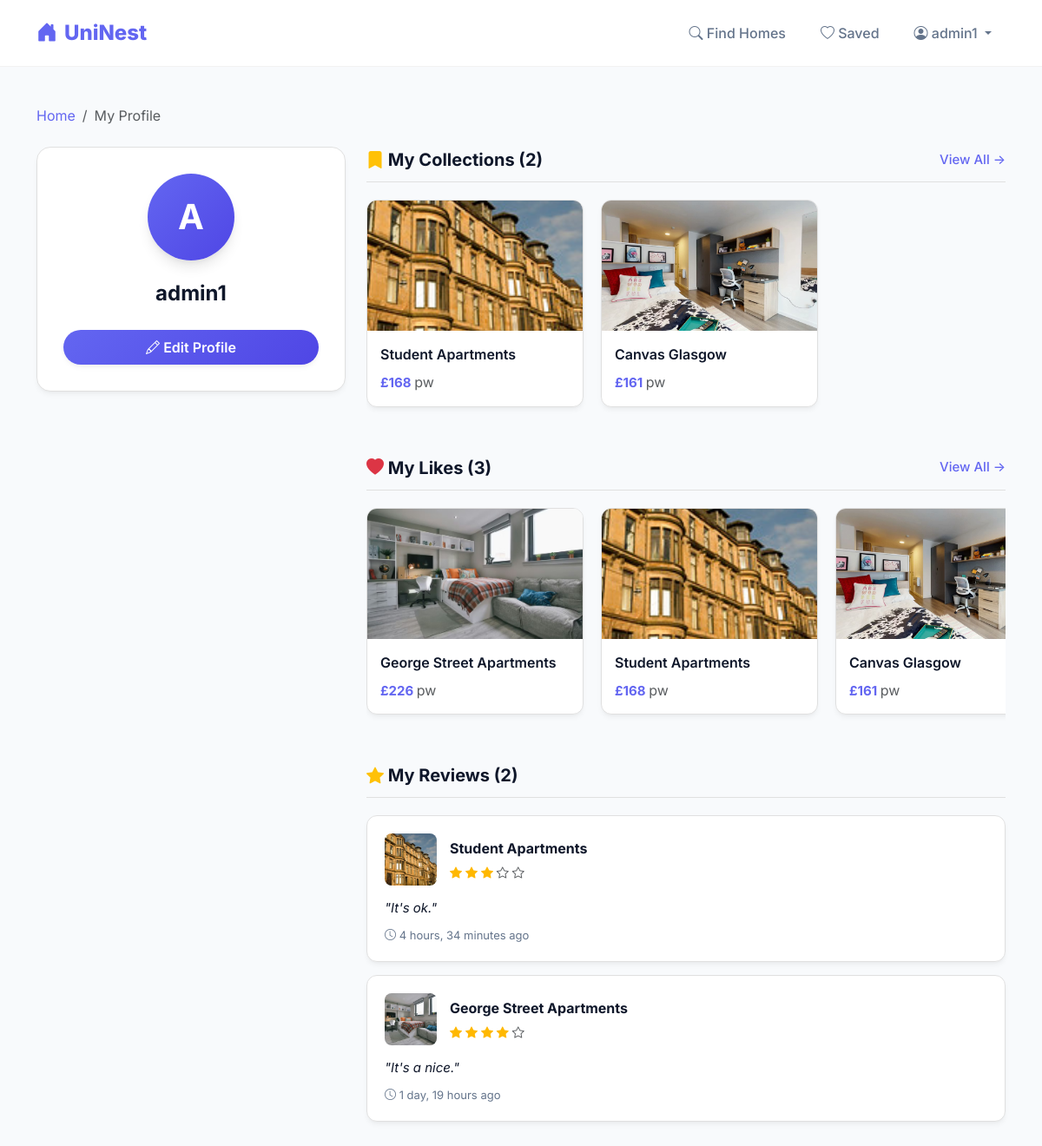
The app's page /dashboard/user/ (signed in) with its own data.
### properties/models.py (models this page shows, shortened)
class User(AbstractUser):
    ROLE_CHOICES = (
        ('user', 'Student User'),
        ('agency', 'Agency'),
        ('admin', 'Administrator'),
    )
    role = models.CharField(max_length=10, choices=ROLE_CHOICES, default='user')

class Property(models.Model):
    title = models.CharField(max_length=200)
    description = models.TextField()
    price = models.IntegerField(verbose_name="Price (£/week)")
    zip_code = models.CharField(max_length=10)
    image = models.ImageField(upload_to="images/", blank=True, null=True)
    user = models.ForeignKey(User, on_delete=models.CASCADE)
    created_at = models.DateTimeField(auto_now_add=True)
    address = models.CharField(max_length=300, blank=True, verbose_name="Full Address")
    area = models.CharField(max_length=100, blank=True, null=True)
    latitude = models.DecimalField(max_digits=9, decimal_places=7, null=True, blank=True, verbose_name="Latitude")
    longitude = models.DecimalField(max_digits=10, decimal_places=7, null=True, blank=True, verbose_name="Longitude")
    distance_from_campus = models.CharField(max_length=50, blank=True, verbose_name="Distance from Campus")

class Review(models.Model):
    RATING_CHOICES = (
        (1, "1 Star"),
        (2, "2 Stars"),
        (3, "3 Stars"),
        (4, "4 Stars"),
        (5, "5 Stars"),
    )
    user = models.ForeignKey(User, on_delete=models.CASCADE)
    property = models.ForeignKey(Property, on_delete=models.CASCADE, related_name='reviews')
    rating = models.IntegerField(choices=RATING_CHOICES)
    comment = models.TextField(max_length=300)
    created_at = models.DateTimeField(auto_now_add=True)
    updated_at = models.DateTimeField(auto_now=True)
    class Meta:
        unique_together = ('user', 'property')
        ordering = ['-created_at']

### properties/views.py (the view)
# urls.py: path('dashboard/user/', views.user_dashboard, name='user_dashboard'),
@login_required
def user_dashboard(request):
    profile, created = UserProfile.objects.get_or_create(user=request.user)
    my_collections_count = Collection.objects.filter(user=request.user).count()
    my_likes_count = Like.objects.filter(user=request.user).count()
    my_reviews_count = Review.objects.filter(user=request.user).count()
    recent_collections = Property.objects.filter(
        collected_by__user=request.user
    ).order_by('-collected_by__created_at')[:3]
    recent_likes = Property.objects.filter(
        likes__user=request.user
    ).order_by('-likes__created_at')[:3]
    recent_reviews = Review.objects.filter(
        user=request.user
    ).select_related('property').order_by('-created_at')[:3]
    context = {
        'profile': profile,
        'my_collections_count': my_collections_count,
        'my_likes_count': my_likes_count,
        'my_reviews_count': my_reviews_count,
        'recent_collections': recent_collections,
        'recent_likes': recent_likes,
        'recent_reviews': recent_reviews,
    }
    return render(request, "dashboards/user_dashboard.html", context)

### properties/templates/dashboards/user_dashboard.html (shortened to what this page needs)
{% extends 'base/base.html' %}
{% block content %}
<div class="container py-4">
    <nav aria-label="breadcrumb" class="mb-4">
        <ol class="breadcrumb">
            <li class="breadcrumb-item"><a href="{% url 'home' %}" class="text-decoration-none" style="color: var(--primary-color);">Home</a></li>
            <li class="breadcrumb-item active" aria-current="page">My Profile</li>
        </ol>
    </nav>
    <div class="row">
        <div class="col-lg-4 mb-4 animate-fade-in-up">
            <div class="profile-card position-sticky" style="top: 90px;">
                {% if profile.avatar %}
                    <img src="{{ profile.avatar.url }}" alt="Avatar" class="avatar-image">
                {% else %}
                    <div class="avatar-circle">
                        {{ user.username.0|upper }}
                    </div>
                {% endif %}
                <div class="username">{{ user.username }}</div>
                <a href="{% url 'edit_user_profile' %}" class="btn btn-primary-custom w-100"><i class="bi bi-pencil"></i> Edit Profile</a>
            </div>
        </div>
        <div class="col-lg-8 animate-fade-in-up delay-100">
            <div class="section-header mt-0">
                <div class="section-title"><i class="bi bi-bookmark-fill text-warning"></i> My Collections ({{ my_collections_count }})</div>
                <a href="{% url 'my_collection' %}?from=dashboard" class="view-all">View All →</a>
            </div>
            {% if recent_collections %}
                <div class="scroll-container">
                    {% for property in recent_collections %}
                    <a href="{% url 'property_detail' property.id %}" style="text-decoration: none; color: inherit;">
                        <div class="property-card">
                            {% if property.image %}
                                <img src="{{ property.image.url }}" alt="{{ property.title }}" class="property-image">
                            {% else %}
                                <div class="property-image d-flex align-items-center justify-content-center"><i class="bi bi-image text-muted fs-3"></i></div>
                            {% endif %}
                            <div class="property-info">
                                <div class="property-title">{{ property.title }}</div>
                                <div class="property-price">£{{ property.price }} <span class="text-muted fw-normal fs-6">pw</span></div>
                            </div>
                        </div>
                    </a>
                    {% endfor %}
                </div>
            {% else %}
                <div class="empty-state">
                    <i class="bi bi-bookmark text-muted fs-1 mb-3 d-block"></i>
                    No collections yet
                </div>
            {% endif %}
            <div class="section-header">
                <div class="section-title"><i class="bi bi-heart-fill text-danger"></i> My Likes ({{ my_likes_count }})</div>
                <a href="{% url 'my_likes' %}?from=dashboard" class="view-all">View All →</a>
            </div>
            {% if recent_likes %}
                <div class="scroll-container">
                    {% for property in recent_likes %}
                    <a href="{% url 'property_detail' property.id %}" style="text-decoration: none; color: inherit;">
                        <div class="property-card">
                            {% if property.image %}
                                <img src="{{ property.image.url }}" alt="{{ property.title }}" class="property-image">
                            {% else %}
                                <div class="property-image d-flex align-items-center justify-content-center"><i class="bi bi-image text-muted fs-3"></i></div>
                            {% endif %}
                            <div class="property-info">
                                <div class="property-title">{{ property.title }}</div>
                                <div class="property-price">£{{ property.price }} <span class="text-muted fw-normal fs-6">pw</span></div>
                            </div>
                        </div>
                    </a>
                    {% endfor %}
                </div>
            {% else %}
                <div class="empty-state">
                    <i class="bi bi-heart text-muted fs-1 mb-3 d-block"></i>
                    No likes yet
                </div>
            {% endif %}
            <div class="section-header">
                <div class="section-title"><i class="bi bi-star-fill text-warning"></i> My Reviews ({{ my_reviews_count }})</div>
            </div>
            {% if recent_reviews %}
                {% for review in recent_reviews %}
                <a href="{% url 'property_detail' review.property.id %}" style="text-decoration: none; color: inherit;">
                    <div class="review-card">
                        <div class="review-header">
                            {% if review.property.image %}
                                <img src="{{ review.property.image.url }}" alt="{{ review.property.title }}" class="review-property-image">
                            {% else %}
                                <div class="review-property-image d-flex align-items-center justify-content-center"><i class="bi bi-image text-muted"></i></div>
                            {% endif %}
                            <div>
                                <div class="property-title fw-bold m-0">{{ review.property.title }}</div>
                                <div class="review-rating">
                                    {% for i in "12345" %}
                                        {% if forloop.counter <= review.rating %}<i class="bi bi-star-fill"></i>{% else %}<i class="bi bi-star text-muted"></i>{% endif %}
                                    {% endfor %}
                                </div>
                            </div>
                        </div>
                        <div class="review-comment">"{{ review.comment|truncatewords:15 }}"</div>
                        <div class="review-date"><i class="bi bi-clock"></i> {{ review.created_at|timesince }} ago</div>
                    </div>
                </a>
                {% endfor %}
            {% else %}
                <div class="empty-state">
                    <i class="bi bi-chat-left-text text-muted fs-1 mb-3 d-block"></i>
                    No reviews yet
                </div>
            {% endif %}
        </div>
    </div>
</div>
{% endblock %}

### properties/templates/base/base.html (shortened to what this page needs)
<!DOCTYPE html>
<html lang="en">
<head>
    <link href="https://cdn.jsdelivr.net/npm/bootstrap@5.3.3/dist/css/bootstrap.min.css" rel="stylesheet">
    <link rel="stylesheet" href="https://cdn.jsdelivr.net/npm/bootstrap-icons@1.11.3/font/bootstrap-icons.min.css">
</head>
<body>
    <nav class="navbar navbar-expand-lg modern-navbar">
        <div class="container max-w-1200">
            <a class="navbar-brand" href="{% url 'home' %}">
                <i class="bi bi-house-door-fill"></i> UniNest
            </a>
            <div class="collapse navbar-collapse" id="navbarNav">
                <ul class="navbar-nav ms-auto align-items-center gap-2">
                    <li class="nav-item">
                        <a class="nav-link" href="{% url 'home' %}"><i class="bi bi-search"></i> Find Homes</a>
                    </li>
                    {% if user.is_authenticated %}
                        <li class="nav-item">
                            <a class="nav-link" href="{% url 'my_likes' %}"><i class="bi bi-heart"></i> Saved</a>
                        </li>
                        <li class="nav-item dropdown">
                            <a class="nav-link dropdown-toggle" href="#" id="userDropdown" role="button" data-bs-toggle="dropdown">
                                <i class="bi bi-person-circle"></i> {{ user.username }}
                            </a>
                        </li>
                    {% endif %}
                </ul>
            </div>
        </div>
    </nav>
    <div class="main-container">
        <div id="toast-container" class="position-fixed top-0 end-0 p-3" style="z-index: 1060; margin-top: 70px;">
        </div>
        {% block content %}
        {% endblock %}
    </div>
</body>
</html>

### properties/templates/base/base.html (style rules this page uses)
:root { --primary-color: #6366f1; --primary-hover: #4f46e5; --secondary-color: #14b8a6; --accent-color: #f43f5e; --bg-light: #f8fafc; --text-dark: #0f172a; --text-muted: #64748b; --card-bg: #ffffff; --border-radius: 16px; --shadow-sm: 0 4px 6px -1px rgba(0, 0, 0, 0.05), 0 2px 4px -1px rgba(0, 0, 0, 0.03); --shadow-md: 0 10px 15px -3px rgba(0, 0, 0, 0.1), 0 4px 6px -2px rgba(0, 0, 0, 0.05); --shadow-lg: 0 20px 25px -5px rgba(99, 102, 241, 0.15), 0 10px 10px -5px rgba(99, 102, 241, 0.04); --transition: all 0.3s cubic-bezier(0.4, 0, 0.2, 1); --transition-bounce: all 0.5s cubic-bezier(0.68, -0.55, 0.265, 1.55); }
.animate-fade-in-up { animation: fadeInUp 0.6s cubic-bezier(0.16, 1, 0.3, 1) forwards; opacity: 0; }
.delay-100 { animation-delay: 100ms; }
body { background-color: var(--bg-light); min-height: 100vh; margin: 0; font-family: 'Inter', -apple-system, BlinkMacSystemFont, "Segoe UI", Roboto, sans-serif; display: flex; flex-direction: column; color: var(--text-dark); }
.main-container { flex: 1; background: transparent; width: 100%; max-width: 1200px; margin: 0 auto; position: relative; display: flex; flex-direction: column; padding: 20px; }
.modern-navbar { background: rgba(255, 255, 255, 0.9); backdrop-filter: blur(10px); border-bottom: 1px solid rgba(0,0,0,0.05); padding: 15px 0; position: sticky; top: 0; z-index: 1000; }
.navbar-brand { font-weight: 800; font-size: 1.5rem; color: var(--primary-color) !important; display: flex; align-items: center; gap: 8px; }
.nav-link { font-weight: 500; color: var(--text-muted); transition: var(--transition); padding: 8px 16px !important; border-radius: 8px; }
.btn-primary-custom { background: linear-gradient(135deg, var(--primary-color), var(--primary-hover)); color: white !important; border: none; border-radius: 50px; padding: 8px 24px; font-weight: 600; transition: var(--transition); box-shadow: var(--shadow-sm); }

### properties/templates/dashboards/user_dashboard.html (style rules this page uses)
.profile-card { background: white; border: 1px solid #e0e0e0; border-radius: var(--border-radius); padding: 30px; margin-bottom: 30px; text-align: center; box-shadow: var(--shadow-sm); }
.avatar-circle { width: 100px; height: 100px; border-radius: 50%; background: linear-gradient(135deg, var(--primary-color), var(--primary-hover)); display: flex; align-items: center; justify-content: center; font-size: 40px; font-weight: bold; color: white; margin: 0 auto 20px; box-shadow: var(--shadow-md); }
.username { font-size: 24px; font-weight: bold; margin-bottom: 5px; color: var(--text-dark); }
.section-header { display: flex; justify-content: space-between; align-items: center; margin: 40px 0 20px; border-bottom: 1px solid #e0e0e0; padding-bottom: 10px; }
.section-title { font-size: 20px; font-weight: bold; color: var(--text-dark); }
.view-all { color: var(--primary-color); text-decoration: none; font-size: 15px; font-weight: 500; transition: var(--transition); }
.scroll-container { display: flex; overflow-x: auto; gap: 20px; padding-bottom: 15px; -webkit-overflow-scrolling: touch; }
.property-card { width: 250px; background: white; border: 1px solid #e0e0e0; border-radius: 12px; overflow: hidden; flex-shrink: 0; transition: var(--transition); box-shadow: var(--shadow-sm); }
.property-image { width: 100%; height: 150px; object-fit: cover; background: var(--bg-light); }
.property-info { padding: 15px; }
.property-title { font-size: 16px; margin-bottom: 8px; white-space: nowrap; overflow: hidden; text-overflow: ellipsis; color: var(--text-dark); font-weight: 600; }
.property-price { color: var(--primary-color); font-weight: bold; font-size: 15px; }
.review-card { background: white; border: 1px solid #e0e0e0; border-radius: 12px; padding: 20px; margin-bottom: 15px; transition: var(--transition); box-shadow: var(--shadow-sm); }
.review-header { display: flex; align-items: center; gap: 15px; margin-bottom: 15px; }
.review-property-image { width: 60px; height: 60px; border-radius: 8px; object-fit: cover; background: var(--bg-light); }
.review-rating { color: #FFB800; font-size: 14px; margin-top: 5px; }
.review-comment { color: var(--text-dark); font-size: 15px; margin-bottom: 10px; font-style: italic; }
.review-date { color: var(--text-muted); font-size: 13px; }

### records on screen
User: username "admin1", username.0 "A"
Property: image (picture), title "Student Apartments", price "168"
Property: image (picture), title "Canvas Glasgow", price "161"
Property: image (picture), title "George Street Apartments", price "226"
Review: property.image (picture), property "Student Apartments", rating 3 (drawn), comment "It's ok.", created_at "4 hours, 34 minutes"
Review: property.image (picture), property "George Street Apartments", rating 4 (drawn), comment "It's a nice.", created_at "1 day, 19 hours"

### other values on screen
{{ my_collections_count }} "2"
{{ my_likes_count }} "3"
{{ my_reviews_count }} "2"
